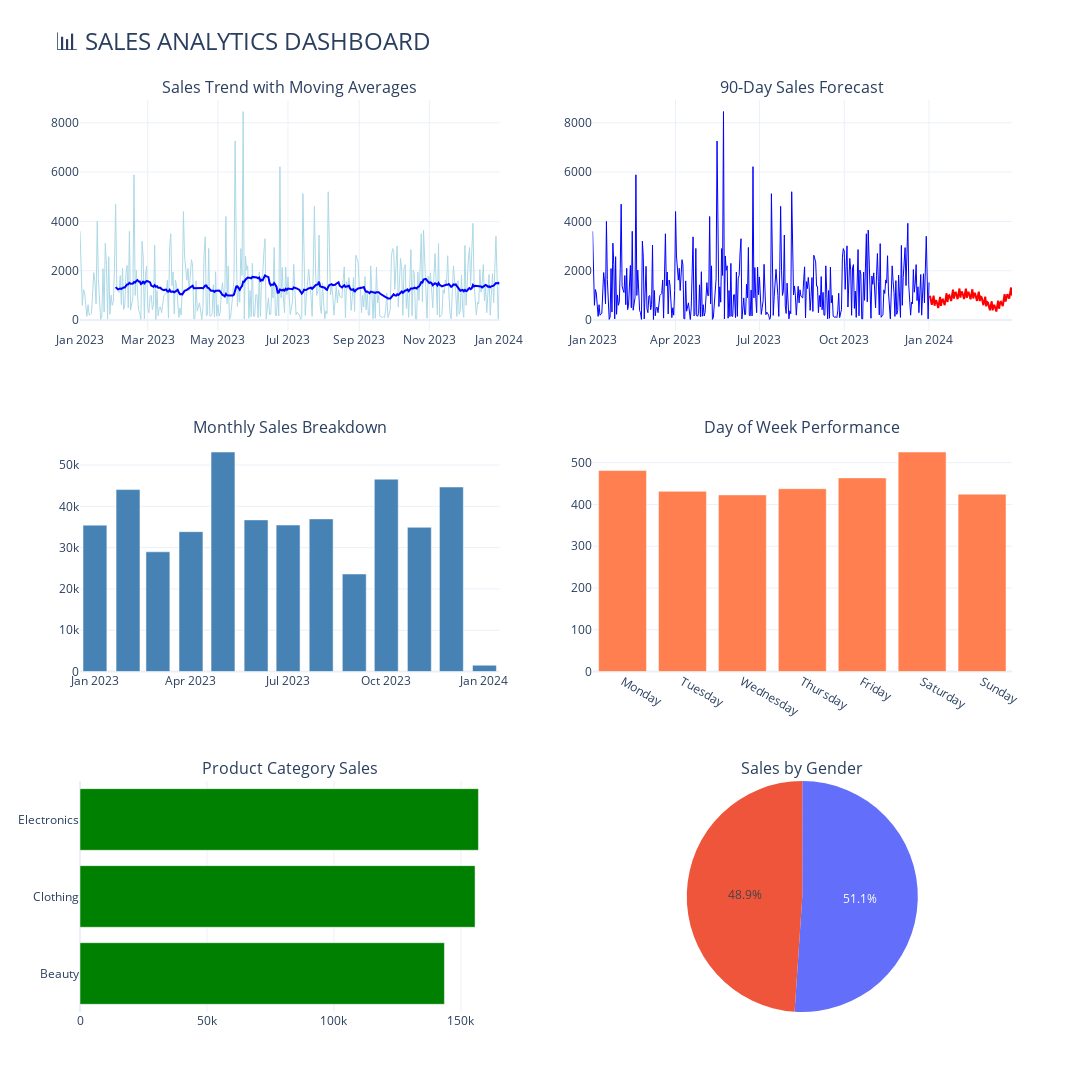

The notebook cell this image was saved under:
### Code cell
# Complete Dashboard Layout

def create_complete_dashboard():
    """Create a comprehensive dashboard with all visualizations"""
    
    # Create figure with subplots
    fig = make_subplots(
        rows=3, cols=2,
        subplot_titles=(
            'Sales Trend with Moving Averages',
            '90-Day Sales Forecast',
            'Monthly Sales Breakdown',
            'Day of Week Performance',
            'Product Category Sales',
            'Sales by Gender'
        ),
        specs=[
            [{"type": "scatter"}, {"type": "scatter"}],
            [{"type": "bar"}, {"type": "bar"}],
            [{"type": "bar"}, {"type": "pie"}]
        ],
        vertical_spacing=0.12,
        horizontal_spacing=0.1
    )
    
    # Row 1, Col 1: Sales Trend
    fig.add_trace(
        go.Scatter(x=daily_sales['Date'], y=daily_sales['Daily_Sales'],
                   name='Daily Sales', line=dict(color='lightblue', width=1)),
        row=1, col=1
    )
    fig.add_trace(
        go.Scatter(x=daily_sales['Date'], y=daily_sales['MA_30'],
                   name='30-Day MA', line=dict(color='blue', width=2)),
        row=1, col=1
    )
    
    # Row 1, Col 2: Forecast
    fig.add_trace(
        go.Scatter(x=prophet_df['ds'], y=prophet_df['y'],
                   name='Historical', line=dict(color='blue', width=1)),
        row=1, col=2
    )
    fig.add_trace(
        go.Scatter(x=future_only['ds'], y=future_only['yhat'],
                   name='Forecast', line=dict(color='red', width=2)),
        row=1, col=2
    )
    
    # Row 2, Col 1: Monthly
    fig.add_trace(
        go.Bar(x=monthly_data['YearMonth'], y=monthly_data['Total Amount'],
               name='Monthly Sales', marker_color='steelblue'),
        row=2, col=1
    )
    
    # Row 2, Col 2: Day of Week
    fig.add_trace(
        go.Bar(x=dow_data['DayName'], y=dow_data['Avg_Sales'],
               name='Avg by Day', marker_color='coral'),
        row=2, col=2
    )
    
    # Row 3, Col 1: Category
    fig.add_trace(
        go.Bar(y=category_data['Product Category'], x=category_data['Total Amount'],
               orientation='h', name='By Category', marker_color='green'),
        row=3, col=1
    )
    
    # Row 3, Col 2: Gender (as pie)
    fig.add_trace(
        go.Pie(labels=gender_data['Gender'], values=gender_data['Total Amount'],
               name='By Gender'),
        row=3, col=2
    )
    
    # Update layout
    fig.update_layout(
        height=1200,
        width=1400,
        title_text='📊 SALES ANALYTICS DASHBOARD',
        title_font_size=24,
        showlegend=False,
        template='plotly_white'
    )
    
    return fig

# Display the complete dashboard
dashboard = create_complete_dashboard()
dashboard.show()

print("\n✅ Dashboard created successfully!")
print("💡 Tip: You can zoom, pan, and hover over charts for more details!")

### Figure 1 — Plotly figure (JSON) as saved in the notebook; plotly's stock layout.template omitted (floating-point values rounded to 4 significant figures; data arrays with more than 128 entries replaced by an {"elided": "..."} marker saying what was removed)
{"data": [{"line": {"color": "lightblue", "width": 1}, "name": "Daily Sales", "type": "scatter", "x": {"elided": "345 str values"}, "xaxis": "x", "y": {"elided": "345 int values"}, "yaxis": "y"}, {"line": {"color": "blue", "width": 2}, "name": "30-Day MA", "type": "scatter", "x": {"elided": "345 str values"}, "xaxis": "x", "y": {"elided": "345 float values"}, "yaxis": "y"}, {"line": {"color": "blue", "width": 1}, "name": "Historical", "type": "scatter", "x": {"elided": "345 str values"}, "xaxis": "x2", "y": {"elided": "345 int values"}, "yaxis": "y2"}, {"line": {"color": "red", "width": 2}, "name": "Forecast", "type": "scatter", "x": ["2024-01-02T00:00:00", "2024-01-03T00:00:00", "2024-01-04T00:00:00", "2024-01-05T00:00:00", "2024-01-06T00:00:00", "2024-01-07T00:00:00", "2024-01-08T00:00:00", "2024-01-09T00:00:00", "2024-01-10T00:00:00", "2024-01-11T00:00:00", "2024-01-12T00:00:00", "2024-01-13T00:00:00", "2024-01-14T00:00:00", "2024-01-15T00:00:00", "2024-01-16T00:00:00", "2024-01-17T00:00:00", "2024-01-18T00:00:00", "2024-01-19T00:00:00", "2024-01-20T00:00:00", "2024-01-21T00:00:00", "2024-01-22T00:00:00", "2024-01-23T00:00:00", "2024-01-24T00:00:00", "2024-01-25T00:00:00", "2024-01-26T00:00:00", "2024-01-27T00:00:00", "2024-01-28T00:00:00", "2024-01-29T00:00:00", "2024-01-30T00:00:00", "2024-01-31T00:00:00", "2024-02-01T00:00:00", "2024-02-02T00:00:00", "2024-02-03T00:00:00", "2024-02-04T00:00:00", "2024-02-05T00:00:00", "2024-02-06T00:00:00", "2024-02-07T00:00:00", "2024-02-08T00:00:00", "2024-02-09T00:00:00", "2024-02-10T00:00:00", "2024-02-11T00:00:00", "2024-02-12T00:00:00", "2024-02-13T00:00:00", "2024-02-14T00:00:00", "2024-02-15T00:00:00", "2024-02-16T00:00:00", "2024-02-17T00:00:00", "2024-02-18T00:00:00", "2024-02-19T00:00:00", "2024-02-20T00:00:00", "2024-02-21T00:00:00", "2024-02-22T00:00:00", "2024-02-23T00:00:00", "2024-02-24T00:00:00", "2024-02-25T00:00:00", "2024-02-26T00:00:00", "2024-02-27T00:00:00", "2024-02-28T00:00:00", "2024-02-29T00:00:00", "2024-03-01T00:00:00", "2024-03-02T00:00:00", "2024-03-03T00:00:00", "2024-03-04T00:00:00", "2024-03-05T00:00:00", "2024-03-06T00:00:00", "2024-03-07T00:00:00", "2024-03-08T00:00:00", "2024-03-09T00:00:00", "2024-03-10T00:00:00", "2024-03-11T00:00:00", "2024-03-12T00:00:00", "2024-03-13T00:00:00", "2024-03-14T00:00:00", "2024-03-15T00:00:00", "2024-03-16T00:00:00", "2024-03-17T00:00:00", "2024-03-18T00:00:00", "2024-03-19T00:00:00", "2024-03-20T00:00:00", "2024-03-21T00:00:00", "2024-03-22T00:00:00", "2024-03-23T00:00:00", "2024-03-24T00:00:00", "2024-03-25T00:00:00", "2024-03-26T00:00:00", "2024-03-27T00:00:00", "2024-03-28T00:00:00", "2024-03-29T00:00:00", "2024-03-30T00:00:00", "2024-03-31T00:00:00"], "xaxis": "x2", "y": [989.3, 796.0, 617.5, 810.1, 993.1, 581.4, 789.3, 780.9, 628.7, 491.9, 722.9, 943.5, 573.1, 814.3, 838.2, 716.0, 605.2, 854.6, 1089.0, 734.0, 980.4, 1007.0, 885.5, 771.6, 1011.0, 1234.0, 870.4, 1101.0, 1113.0, 978.2, 850.7, 1074.0, 1282.0, 909.2, 1127.0, 1130.0, 988.5, 856.1, 1073.0, 1275.0, 903.1, 1117.0, 1118.0, 976.2, 842.8, 1054.0, 1250.0, 876.9, 1082.0, 1074.0, 923.3, 779.2, 975.3, 1154.0, 768.6, 954.9, 930.8, 764.7, 606.3, 786.3, 951.4, 559.7, 737.7, 710.9, 547.4, 395.9, 583.9, 762.0, 393.1, 592.7, 593.8, 463.2, 347.7, 570.8, 785.8, 460.2, 697.6, 737.3, 644.9, 564.5, 815.7, 1054.0, 752.1, 1001.0, 1048.0, 957.5, 871.5, 1107.0, 1322.0, 995.2], "yaxis": "y2"}, {"marker": {"color": "steelblue"}, "name": "Monthly Sales", "type": "bar", "x": ["2023-01", "2023-02", "2023-03", "2023-04", "2023-05", "2023-06", "2023-07", "2023-08", "2023-09", "2023-10", "2023-11", "2023-12", "2024-01"], "xaxis": "x3", "y": [35450, 44060, 28990, 33870, 53150, 36715, 35465, 36960, 23620, 46580, 34920, 44690, 1530], "yaxis": "y3"}, {"marker": {"color": "coral"}, "name": "Avg by Day", "type": "bar", "x": ["Monday", "Tuesday", "Wednesday", "Thursday", "Friday", "Saturday", "Sunday"], "xaxis": "x4", "y": [481.2, 431.3, 422.8, 437.7, 463.6, 525.4, 424.6], "yaxis": "y4"}, {"marker": {"color": "green"}, "name": "By Category", "orientation": "h", "type": "bar", "x": [143515, 155580, 156905], "xaxis": "x5", "y": ["Beauty", "Clothing", "Electronics"], "yaxis": "y5"}, {"domain": {"x": [0.55, 1], "y": [0, 0.2533]}, "labels": ["Female", "Male"], "name": "By Gender", "type": "pie", "values": [232840, 223160]}], "layout": {"annotations": [{"font": {"size": 16}, "showarrow": false, "text": "Sales Trend with Moving Averages", "x": 0.225, "xanchor": "center", "xref": "paper", "y": 1, "yanchor": "bottom", "yref": "paper"}, {"font": {"size": 16}, "showarrow": false, "text": "90-Day Sales Forecast", "x": 0.775, "xanchor": "center", "xref": "paper", "y": 1, "yanchor": "bottom", "yref": "paper"}, {"font": {"size": 16}, "showarrow": false, "text": "Monthly Sales Breakdown", "x": 0.225, "xanchor": "center", "xref": "paper", "y": 0.6267, "yanchor": "bottom", "yref": "paper"}, {"font": {"size": 16}, "showarrow": false, "text": "Day of Week Performance", "x": 0.775, "xanchor": "center", "xref": "paper", "y": 0.6267, "yanchor": "bottom", "yref": "paper"}, {"font": {"size": 16}, "showarrow": false, "text": "Product Category Sales", "x": 0.225, "xanchor": "center", "xref": "paper", "y": 0.2533, "yanchor": "bottom", "yref": "paper"}, {"font": {"size": 16}, "showarrow": false, "text": "Sales by Gender", "x": 0.775, "xanchor": "center", "xref": "paper", "y": 0.2533, "yanchor": "bottom", "yref": "paper"}], "height": 1200, "showlegend": false, "title": {"font": {"size": 24}, "text": "📊 SALES ANALYTICS DASHBOARD"}, "width": 1400, "xaxis": {"anchor": "y", "autorange": true, "domain": [0, 0.45], "range": ["2023-01-01", "2024-01-01"], "type": "date"}, "xaxis2": {"anchor": "y2", "autorange": true, "domain": [0.55, 1], "range": ["2023-01-01", "2024-03-31"], "type": "date"}, "xaxis3": {"anchor": "y3", "autorange": true, "domain": [0, 0.45], "range": ["2022-12-18", "2024-01-15"], "type": "date"}, "xaxis4": {"anchor": "y4", "autorange": true, "domain": [0.55, 1], "range": [-0.5, 6.5], "type": "category"}, "xaxis5": {"anchor": "y5", "autorange": true, "domain": [0, 0.45], "range": [0, 165200.0], "type": "linear"}, "yaxis": {"anchor": "x", "autorange": true, "domain": [0.7467, 1], "range": [-443.3, 8923.0], "type": "linear"}, "yaxis2": {"anchor": "x2", "autorange": true, "domain": [0.7467, 1], "range": [-443.3, 8923.0], "type": "linear"}, "yaxis3": {"anchor": "x3", "autorange": true, "domain": [0.3733, 0.6267], "range": [0, 55950.0], "type": "linear"}, "yaxis4": {"anchor": "x4", "autorange": true, "domain": [0.3733, 0.6267], "range": [0, 553.1], "type": "linear"}, "yaxis5": {"anchor": "x5", "autorange": true, "domain": [0, 0.2533], "range": [-0.5, 2.5], "type": "category"}}}
